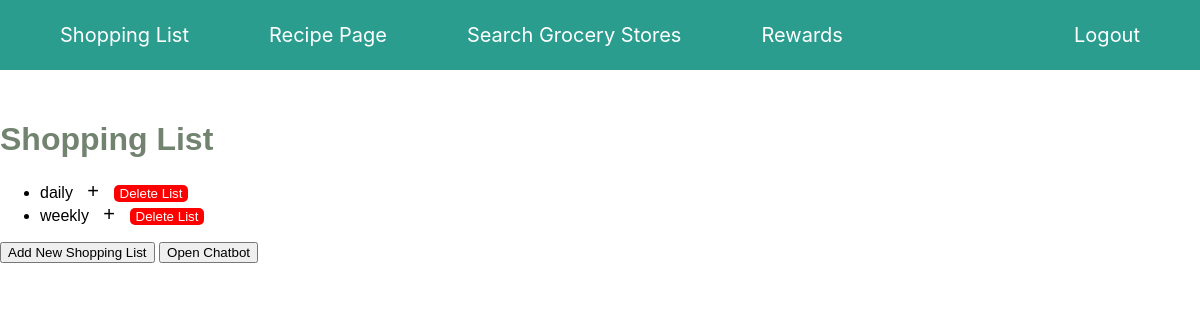
Before: / (signed in) with the older database file.
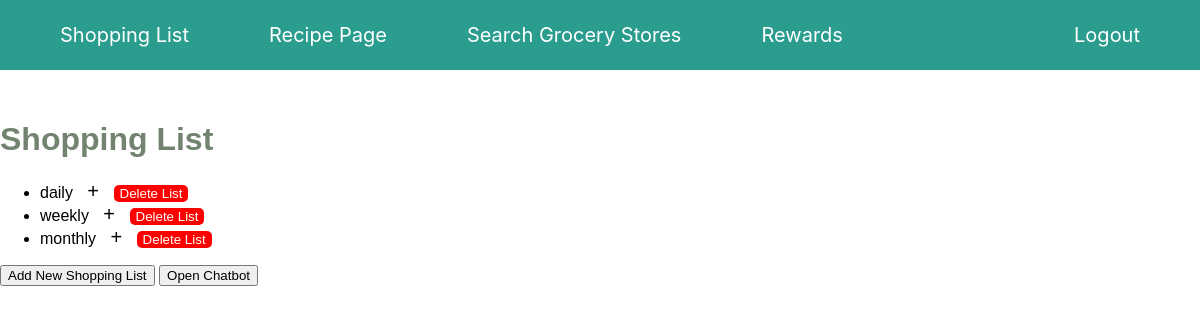
After: the same page with the newer database file.
### KartKat/models.py (models this page shows, shortened)
class ShoppingList(models.Model):
    name = models.CharField(max_length=200)

### KartKat/views.py (the view, shortened to what this page needs)
# urls.py: path("", views.shopping_list, name="index"),
def shopping_list(request):
    form = ShoppingListForm()
    item_form = ShoppingListItemForm()
    shopping_lists = ShoppingList.objects.all()
    context = {
        'shopping_lists': shopping_lists,
        'form': form,
        'item_form': item_form,
    }
    return render(request, 'index.html', context)

### KartKat/templates/index.html (shortened to what this page needs)
{% load socialaccount %}
<!DOCTYPE html>
<html lang="en">
<head>
</head>
<body>
    {% if user.is_authenticated %}
        {% include 'navbar.html' %}
        {% include 'shopping_list.html' %}
    {% else %}
        {% include 'google_login.html' %}
    {% endif %}
</body>
</html>

### KartKat/templates/shopping_list.html (shortened to what this page needs)
<!DOCTYPE html>
<html lang="en">
  <head>
</head>
<body>
    <h1>Shopping List</h1>
    <div class="tabs">
        {% if shopping_lists %}
        <ul>
            {% for list in shopping_lists %}
            <li>
                {{ list.name }}
                <span class="plus-icon" id="toggle-icon-{{ list.id }}" onclick="toggleItemForm({{ list.id }})">+</span>
                <button class="delete-list-button" onclick="confirmDeleteList({{ list.id }})">Delete List</button>
            </li>
            {% endfor %}
        </ul>
        {% else %}
        <p>You don't have any shopping lists right now. Try creating one!</p>
        {% endif %}
    </div>
    <button onclick="toggleAddItemSection()">Add New Shopping List</button>
    <button onclick="openChatbotModal()">Open Chatbot</button>
  </body>
</html>

Changed rows visible on the page:
added ShoppingList: name "monthly"
